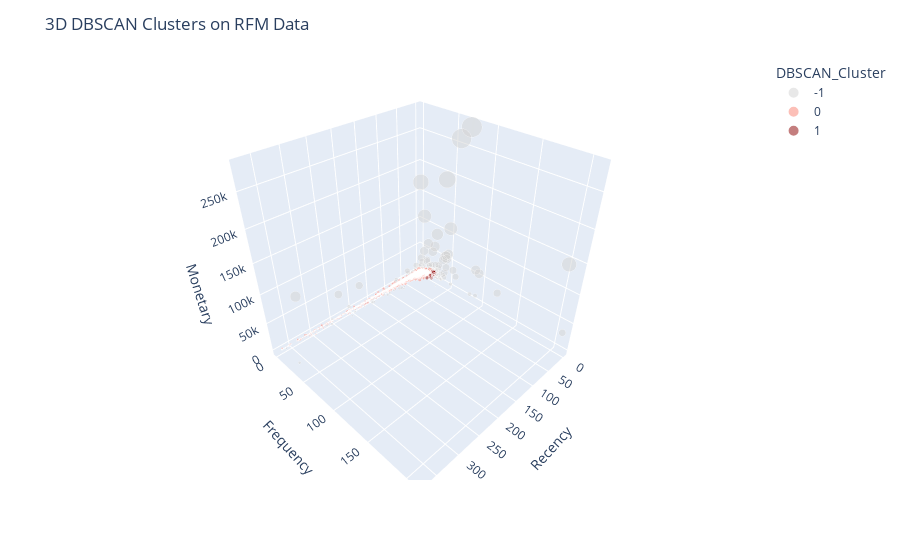

Notebook code cell kept with this figure:
### Code cell
import plotly.express as px

rfm_df['DBSCAN_Cluster'] = rfm_df['DBSCAN_Cluster'].astype(str)
cluster_colors = {
    "-1": "lightgray",  
     "0": "salmon",
     "1": "darkred"     
}
fig = px.scatter_3d(rfm_df, x='Recency', y='Frequency', z='Monetary',
                    color='DBSCAN_Cluster', size='Monetary',
                    opacity=0.5, color_discrete_map=cluster_colors)
fig.update_layout(title='3D DBSCAN Clusters on RFM Data')
fig.show()
